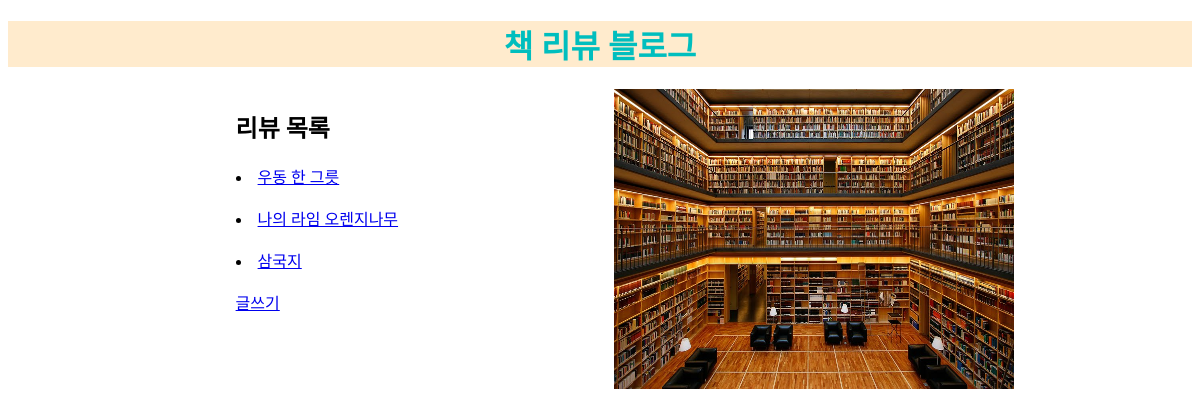
The app's page /, older data.
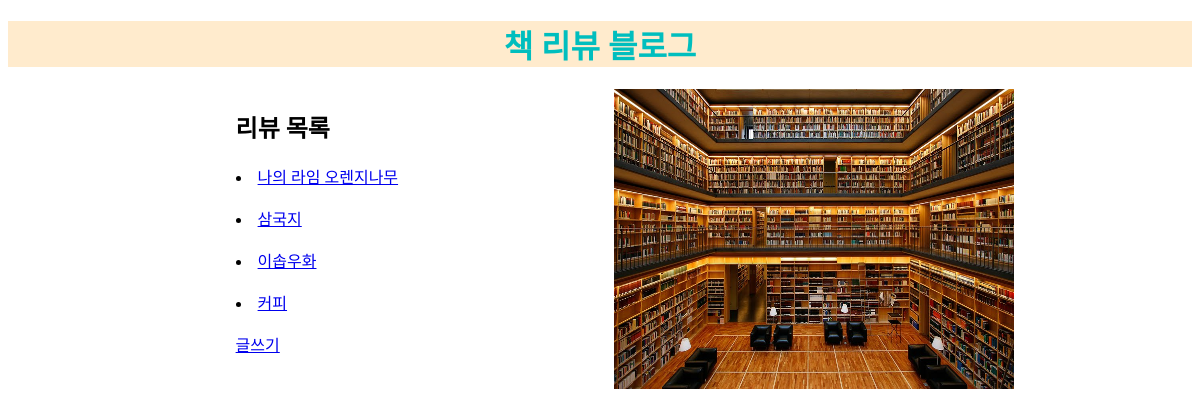
The same page, newer data.
### blog/models.py (models this page shows, shortened)
class Post(models.Model):
    title = models.CharField(max_length=200)
    review = models.TextField()
    price = models.FloatField()
    one = '★'
    two = '★★'
    three = '★★★'
    four = '★★★★'
    five = '★★★★★'
    score_choices = (
        (one, '★'),
        (two, '★★'),
        (three, '★★★'),
        (four, '★★★★'),
        (five, '★★★★★')
    )
    starScore = models.CharField(
        max_length = 5,
        choices = score_choices,
        default = one
        )

### blog/views.py (the view)
# urls.py: 2. Add a URL to urlpatterns:  path('', views.home, name='home')
def home(request):
    posts = Post.objects.all()
    return render(request, 'home.html', {'posts':posts})

### blog/templates/home.html (shortened to what this page needs)
<!DOCTYPE html>
<html lang="en">
{% load staticfiles %}
<head>
    <link rel="stylesheet" type="text/css" href="{% static 'home.css' %}">
</head>
<body>
    <div class="heading">
        <h1 class="head-font"> 책 리뷰 블로그 </h1>
    </div>
    {% block content %}
    <div class="box">
        <div class="content-box">
            <h2> 리뷰 목록 </h2>
                {% for post in posts %}
                <li><a href="{% url 'detail' post.pk %}">{{ post.title }}</a></li><br>
                {% endfor %}
            <a href="{% url 'new' %}">글쓰기</a><br>
        </div>
    {% endblock %}
        <div class="image-box">
            <img src="{% static 'Library.jpg' %}">
        </div>
    </div>
</body>
</html>

Row changes from the older to the newer data that the page shows:
removed Post: title "우동 한 그릇"
added Post: title "이솝우화"
added Post: title "커피"
